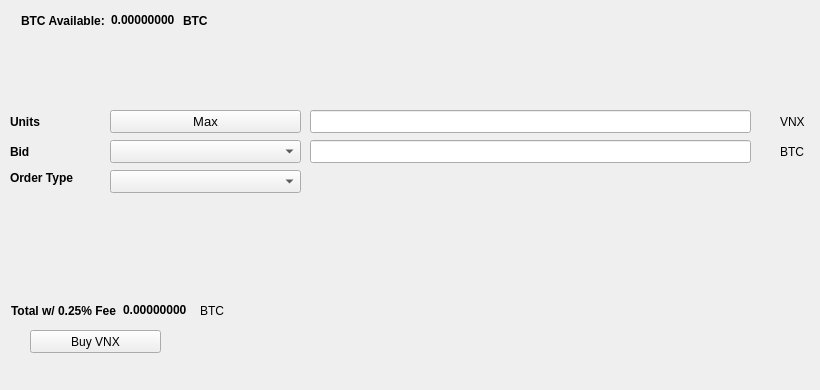
   <widget class="QWidget" name="BuyTab">
    <attribute name="title">
     <string>Buy</string>
    </attribute>
    <widget class="QPushButton" name="BuyVNX">
     <property name="geometry">
      <rect>
       <x>30</x>
       <y>330</y>
       <width>131</width>
       <height>23</height>
      </rect>
     </property>
     <property name="text">
      <string>Buy VNX</string>
     </property>
     <property name="icon">
      <iconset resource="../venox.qrc">
       <normaloff>:/icons/bitcoin</normaloff>:/icons/bitcoin</iconset>
     </property>
    </widget>
    <widget class="QLabel" name="label_3">
     <property name="geometry">
      <rect>
       <x>10</x>
       <y>110</y>
       <width>46</width>
       <height>23</height>
      </rect>
     </property>
     <property name="font">
      <font>
       <weight>75</weight>
       <bold>true</bold>
      </font>
     </property>
     <property name="text">
      <string>Units</string>
     </property>
    </widget>
    <widget class="QLineEdit" name="UnitsInput">
     <property name="geometry">
      <rect>
       <x>310</x>
       <y>110</y>
       <width>441</width>
       <height>23</height>
      </rect>
     </property>
     <property name="font">
      <font>
       <pointsize>9</pointsize>
       <weight>75</weight>
       <bold>true</bold>
      </font>
     </property>
    </widget>
    <widget class="QLineEdit" name="BuyBidPriceEdit">
     <property name="geometry">
      <rect>
       <x>310</x>
       <y>140</y>
       <width>441</width>
       <height>23</height>
      </rect>
     </property>
     <property name="font">
      <font>
       <pointsize>9</pointsize>
       <weight>75</weight>
       <bold>true</bold>
      </font>
     </property>
    </widget>
    <widget class="QLabel" name="label_4">
     <property name="geometry">
      <rect>
       <x>780</x>
       <y>110</y>
       <width>31</width>
       <height>23</height>
      </rect>
     </property>
     <property name="text">
      <string>VNX</string>
     </property>
    </widget>
    <widget class="QLabel" name="label_5">
     <property name="geometry">
      <rect>
       <x>780</x>
       <y>140</y>
       <width>31</width>
       <height>23</height>
      </rect>
     </property>
     <property name="text">
      <string>BTC</string>
     </property>
    </widget>
    <widget class="QLabel" name="label_6">
     <property name="geometry">
      <rect>
       <x>10</x>
       <y>140</y>
       <width>46</width>
       <height>23</height>
      </rect>
     </property>
     <property name="font">
      <font>
       <weight>75</weight>
       <bold>true</bold>
      </font>
     </property>
     <property name="text">
      <string>Bid</string>
     </property>
    </widget>
    <widget class="QLabel" name="label_7">
     <property name="geometry">
      <rect>
       <x>10</x>
       <y>170</y>
       <width>91</width>
       <height>16</height>
      </rect>
     </property>
     <property name="font">
      <font>
       <weight>75</weight>
       <bold>true</bold>
      </font>
     </property>
     <property name="text">
      <string>Order Type</string>
     </property>
    </widget>
    <widget class="QPushButton" name="Buy_Max_Amount">
     <property name="geometry">
      <rect>
       <x>110</x>
       <y>110</y>
       <width>191</width>
       <height>23</height>
      </rect>
     </property>
     <property name="font">
      <font>
       <pointsize>10</pointsize>
      </font>
     </property>
     <property name="text">
      <string>Max</string>
     </property>
    </widget>
    <widget class="QComboBox" name="BuyBidcomboBox">
     <property name="geometry">
      <rect>
       <x>110</x>
       <y>140</y>
       <width>191</width>
       <height>23</height>
      </rect>
     </property>
     <property name="font">
      <font>
       <pointsize>10</pointsize>
      </font>
     </property>
    </widget>
    <widget class="QComboBox" name="buyOrdertypeCombo">
     <property name="geometry">
      <rect>
       <x>110</x>
       <y>170</y>
       <width>191</width>
       <height>23</height>
      </rect>
     </property>
     <property name="font">
      <font>
       <pointsize>10</pointsize>
      </font>
     </property>
    </widget>
    <widget class="QWidget" name="layoutWidget1">
     <property name="geometry">
      <rect>
       <x>21</x>
       <y>11</y>
       <width>227</width>
       <height>19</height>
      </rect>
     </property>
     <layout class="QHBoxLayout" name="horizontalLayout_3">
      <item>
       <widget class="QLabel" name="label232">
        <property name="font">
         <font>
          <weight>75</weight>
          <bold>true</bold>
         </font>
        </property>
        <property name="text">
         <string>BTC Available:</string>
        </property>
       </widget>
      </item>
      <item>
       <widget class="QLabel" name="BtcAvailableLbl">
        <property name="palette">
         <palette>
          <active>
           <colorrole role="WindowText">
            <brush brushstyle="SolidPattern">
             <color alpha="255">
              <red>0</red>
              <green>0</green>
              <blue>0</blue>
             </color>
            </brush>
           </colorrole>
           <colorrole role="Button">
            <brush brushstyle="SolidPattern">
             <color alpha="255">
              <red>0</red>
              <green>170</green>
              <blue>0</blue>
             </color>
            </brush>
           </colorrole>
           <colorrole role="Light">
            <brush brushstyle="SolidPattern">
             <color alpha="255">
              <red>0</red>
              <green>255</green>
              <blue>0</blue>
             </color>
            </brush>
           </colorrole>
           <colorrole role="Midlight">
            <brush brushstyle="SolidPattern">
             <color alpha="255">
              <red>0</red>
              <green>212</green>
              <blue>0</blue>
             </color>
            </brush>
           </colorrole>
           <colorrole role="Dark">
            <brush brushstyle="SolidPattern">
             <color alpha="255">
              <red>0</red>
              <green>85</green>
              <blue>0</blue>
             </color>
            </brush>
           </colorrole>
           <colorrole role="Mid">
            <brush brushstyle="SolidPattern">
             <color alpha="255">
              <red>0</red>
              <green>113</green>
              <blue>0</blue>
             </color>
            </brush>
           </colorrole>
           <colorrole role="Text">
            <brush brushstyle="SolidPattern">
             <color alpha="255">
              <red>0</red>
              <green>170</green>
              <blue>0</blue>
             </color>
            </brush>
           </colorrole>
           <colorrole role="BrightText">
            <brush brushstyle="SolidPattern">
             <color alpha="255">
              <red>255</red>
              <green>255</green>
              <blue>255</blue>
             </color>
            </brush>
           </colorrole>
           <colorrole role="ButtonText">
            <brush brushstyle="SolidPattern">
             <color alpha="255">
              <red>0</red>
              <green>0</green>
              <blue>0</blue>
             </color>
            </brush>
           </colorrole>
           <colorrole role="Base">
            <brush brushstyle="SolidPattern">
             <color alpha="255">
              <red>255</red>
              <green>255</green>
              <blue>255</blue>
             </color>
            </brush>
           </colorrole>
           <colorrole role="Window">
            <brush brushstyle="SolidPattern">
             <color alpha="255">
              <red>0</red>
              <green>170</green>
              <blue>0</blue>
             </color>
            </brush>
           </colorrole>
           <colorrole role="Shadow">
            <brush brushstyle="SolidPattern">
             <color alpha="255">
              <red>0</red>
              <green>0</green>
              <blue>0</blue>
             </color>
            </brush>
           </colorrole>
           <colorrole role="AlternateBase">
            <brush brushstyle="SolidPattern">
             <color alpha="255">
              <red>127</red>
              <green>212</green>
              <blue>127</blue>
             </color>
            </brush>
           </colorrole>
           <colorrole role="ToolTipBase">
            <brush brushstyle="SolidPattern">
             <color alpha="255">
              <red>255</red>
              <green>255</green>
              <blue>220</blue>
             </color>
            </brush>
           </colorrole>
           <colorrole role="ToolTipText">
            <brush brushstyle="SolidPattern">
             <color alpha="255">
              <red>0</red>
              <green>0</green>
              <blue>0</blue>
             </color>
            </brush>
           </colorrole>
          </active>
          <inactive>
           <colorrole role="WindowText">
            <brush brushstyle="SolidPattern">
             <color alpha="255">
              <red>0</red>
              <green>0</green>
              <blue>0</blue>
             </color>
            </brush>
           </colorrole>
           <colorrole role="Button">
            <brush brushstyle="SolidPattern">
             <color alpha="255">
              <red>0</red>
              <green>170</green>
              <blue>0</blue>
             </color>
            </brush>
           </colorrole>
           <colorrole role="Light">
            <brush brushstyle="SolidPattern">
             <color alpha="255">
              <red>0</red>
              <green>255</green>
              <blue>0</blue>
             </color>
            </brush>
           </colorrole>
           <colorrole role="Midlight">
            <brush brushstyle="SolidPattern">
             <color alpha="255">
              <red>0</red>
              <green>212</green>
              <blue>0</blue>
             </color>
            </brush>
           </colorrole>
           <colorrole role="Dark">
            <brush brushstyle="SolidPattern">
             <color alpha="255">
              <red>0</red>
              <green>85</green>
              <blue>0</blue>
             </color>
            </brush>
           </colorrole>
           <colorrole role="Mid">
            <brush brushstyle="SolidPattern">
             <color alpha="255">
              <red>0</red>
              <green>113</green>
              <blue>0</blue>
             </color>
            </brush>
           </colorrole>
           <colorrole role="Text">
            <brush brushstyle="SolidPattern">
             <color alpha="255">
              <red>0</red>
              <green>170</green>
              <blue>0</blue>
             </color>
            </brush>
           </colorrole>
           <colorrole role="BrightText">
            <brush brushstyle="SolidPattern">
             <color alpha="255">
              <red>255</red>
              <green>255</green>
              <blue>255</blue>
             </color>
            </brush>
           </colorrole>
           <colorrole role="ButtonText">
            <brush brushstyle="SolidPattern">
             <color alpha="255">
              <red>0</red>
              <green>0</green>
              <blue>0</blue>
             </color>
            </brush>
           </colorrole>
           <colorrole role="Base">
            <brush brushstyle="SolidPattern">
             <color alpha="255">
              <red>255</red>
              <green>255</green>
              <blue>255</blue>
             </color>
            </brush>
           </colorrole>
           <colorrole role="Window">
            <brush brushstyle="SolidPattern">
             <color alpha="255">
              <red>0</red>
              <green>170</green>
              <blue>0</blue>
             </color>
            </brush>
           </colorrole>
           <colorrole role="Shadow">
            <brush brushstyle="SolidPattern">
             <color alpha="255">
              <red>0</red>
              <green>0</green>
              <blue>0</blue>
             </color>
            </brush>
           </colorrole>
           <colorrole role="AlternateBase">
            <brush brushstyle="SolidPattern">
             <color alpha="255">
              <red>127</red>
              <green>212</green>
              <blue>127</blue>
             </color>
            </brush>
           </colorrole>
           <colorrole role="ToolTipBase">
            <brush brushstyle="SolidPattern">
             <color alpha="255">
              <red>255</red>
              <green>255</green>
              <blue>220</blue>
             </color>
            </brush>
           </colorrole>
           <colorrole role="ToolTipText">
            <brush brushstyle="SolidPattern">
             <color alpha="255">
              <red>0</red>
              <green>0</green>
              <blue>0</blue>
             </color>
            </brush>
           </colorrole>
          </inactive>
          <disabled>
           <colorrole role="WindowText">
            <brush brushstyle="SolidPattern">
             <color alpha="255">
              <red>0</red>
              <green>85</green>
              <blue>0</blue>
             </color>
            </brush>
           </colorrole>
           <colorrole role="Button">
            <brush brushstyle="SolidPattern">
             <color alpha="255">
              <red>0</red>
              <green>170</green>
              <blue>0</blue>
             </color>
            </brush>
           </colorrole>
           <colorrole role="Light">
            <brush brushstyle="SolidPattern">
             <color alpha="255">
              <red>0</red>
              <green>255</green>
              <blue>0</blue>
             </color>
            </brush>
           </colorrole>
           <colorrole role="Midlight">
            <brush brushstyle="SolidPattern">
             <color alpha="255">
              <red>0</red>
              <green>212</green>
              <blue>0</blue>
             </color>
            </brush>
           </colorrole>
           <colorrole role="Dark">
            <brush brushstyle="SolidPattern">
             <color alpha="255">
              <red>0</red>
              <green>85</green>
              <blue>0</blue>
             </color>
            </brush>
           </colorrole>
           <colorrole role="Mid">
            <brush brushstyle="SolidPattern">
             <color alpha="255">
              <red>0</red>
              <green>113</green>
              <blue>0</blue>
             </color>
            </brush>
           </colorrole>
           <colorrole role="Text">
            <brush brushstyle="SolidPattern">
             <color alpha="255">
              <red>0</red>
              <green>85</green>
              <blue>0</blue>
             </color>
            </brush>
           </colorrole>
           <colorrole role="BrightText">
            <brush brushstyle="SolidPattern">
             <color alpha="255">
              <red>255</red>
              <green>255</green>
              <blue>255</blue>
             </color>
            </brush>
           </colorrole>
           <colorrole role="ButtonText">
            <brush brushstyle="SolidPattern">
             <color alpha="255">
              <red>0</red>
              <green>85</green>
              <blue>0</blue>
             </color>
            </brush>
           </colorrole>
           <colorrole role="Base">
            <brush brushstyle="SolidPattern">
             <color alpha="255">
              <red>0</red>
              <green>170</green>
              <blue>0</blue>
             </color>
            </brush>
           </colorrole>
           <colorrole role="Window">
            <brush brushstyle="SolidPattern">
             <color alpha="255">
              <red>0</red>
              <green>170</green>
              <blue>0</blue>
             </color>
            </brush>
           </colorrole>
           <colorrole role="Shadow">
            <brush brushstyle="SolidPattern">
             <color alpha="255">
              <red>0</red>
              <green>0</green>
              <blue>0</blue>
             </color>
            </brush>
           </colorrole>
           <colorrole role="AlternateBase">
            <brush brushstyle="SolidPattern">
             <color alpha="255">
              <red>0</red>
              <green>170</green>
              <blue>0</blue>
             </color>
            </brush>
           </colorrole>
           <colorrole role="ToolTipBase">
            <brush brushstyle="SolidPattern">
             <color alpha="255">
              <red>255</red>
              <green>255</green>
              <blue>220</blue>
             </color>
            </brush>
           </colorrole>
           <colorrole role="ToolTipText">
            <brush brushstyle="SolidPattern">
             <color alpha="255">
              <red>0</red>
              <green>0</green>
              <blue>0</blue>
             </color>
            </brush>
           </colorrole>
          </disabled>
         </palette>
        </property>
        <property name="font">
         <font>
          <weight>75</weight>
          <bold>true</bold>
         </font>
        </property>
        <property name="text">
         <string>0.00000000</string>
        </property>
        <property name="textInteractionFlags">
         <set>Qt::LinksAccessibleByMouse|Qt::TextSelectableByKeyboard|Qt::TextSelectableByMouse</set>
        </property>
       </widget>
      </item>
      <item>
       <widget class="QLabel" name="BtcAvailableLbl_2">
        <property name="font">
         <font>
          <weight>75</weight>
          <bold>true</bold>
         </font>
        </property>
        <property name="text">
         <string>BTC</string>
        </property>
       </widget>
      </item>
     </layout>
    </widget>
    <widget class="QWidget" name="layoutWidge2">
     <property name="geometry">
      <rect>
       <x>11</x>
       <y>301</y>
       <width>259</width>
       <height>19</height>
      </rect>
     </property>
     <layout class="QHBoxLayout" name="horizontalLayout_4">
      <item>
       <widget class="QLabel" name="label_9">
        <property name="font">
         <font>
          <weight>75</weight>
          <bold>true</bold>
         </font>
        </property>
        <property name="text">
         <string>Total w/ 0.25% Fee</string>
        </property>
       </widget>
      </item>
      <item>
       <widget class="QLabel" name="BuyCostLabel">
        <property name="palette">
         <palette>
          <active>
           <colorrole role="WindowText">
            <brush brushstyle="SolidPattern">
             <color alpha="255">
              <red>0</red>
              <green>0</green>
              <blue>0</blue>
             </color>
            </brush>
           </colorrole>
           <colorrole role="Button">
            <brush brushstyle="SolidPattern">
             <color alpha="255">
              <red>0</red>
              <green>170</green>
              <blue>0</blue>
             </color>
            </brush>
           </colorrole>
           <colorrole role="Light">
            <brush brushstyle="SolidPattern">
             <color alpha="255">
              <red>0</red>
              <green>255</green>
              <blue>0</blue>
             </color>
            </brush>
           </colorrole>
           <colorrole role="Midlight">
            <brush brushstyle="SolidPattern">
             <color alpha="255">
              <red>0</red>
              <green>212</green>
              <blue>0</blue>
             </color>
            </brush>
           </colorrole>
           <colorrole role="Dark">
            <brush brushstyle="SolidPattern">
             <color alpha="255">
              <red>0</red>
              <green>85</green>
              <blue>0</blue>
             </color>
            </brush>
           </colorrole>
           <colorrole role="Mid">
            <brush brushstyle="SolidPattern">
             <color alpha="255">
              <red>0</red>
              <green>113</green>
              <blue>0</blue>
             </color>
            </brush>
           </colorrole>
           <colorrole role="Text">
            <brush brushstyle="SolidPattern">
             <color alpha="255">
              <red>0</red>
              <green>170</green>
              <blue>0</blue>
             </color>
            </brush>
           </colorrole>
           <colorrole role="BrightText">
            <brush brushstyle="SolidPattern">
             <color alpha="255">
              <red>255</red>
              <green>255</green>
              <blue>255</blue>
             </color>
            </brush>
           </colorrole>
           <colorrole role="ButtonText">
            <brush brushstyle="SolidPattern">
             <color alpha="255">
              <red>0</red>
              <green>0</green>
              <blue>0</blue>
             </color>
            </brush>
           </colorrole>
           <colorrole role="Base">
            <brush brushstyle="SolidPattern">
             <color alpha="255">
              <red>255</red>
              <green>255</green>
              <blue>255</blue>
             </color>
            </brush>
           </colorrole>
           <colorrole role="Window">
            <brush brushstyle="SolidPattern">
             <color alpha="255">
              <red>0</red>
              <green>170</green>
              <blue>0</blue>
             </color>
            </brush>
           </colorrole>
           <colorrole role="Shadow">
            <brush brushstyle="SolidPattern">
             <color alpha="255">
              <red>0</red>
              <green>0</green>
              <blue>0</blue>
             </color>
            </brush>
           </colorrole>
           <colorrole role="AlternateBase">
            <brush brushstyle="SolidPattern">
             <color alpha="255">
              <red>127</red>
              <green>212</green>
              <blue>127</blue>
             </color>
            </brush>
           </colorrole>
           <colorrole role="ToolTipBase">
            <brush brushstyle="SolidPattern">
             <color alpha="255">
              <red>255</red>
              <green>255</green>
              <blue>220</blue>
             </color>
            </brush>
           </colorrole>
           <colorrole role="ToolTipText">
            <brush brushstyle="SolidPattern">
             <color alpha="255">
              <red>0</red>
              <green>0</green>
              <blue>0</blue>
             </color>
            </brush>
           </colorrole>
          </active>
          <inactive>
           <colorrole role="WindowText">
            <brush brushstyle="SolidPattern">
             <color alpha="255">
              <red>0</red>
              <green>0</green>
              <blue>0</blue>
             </color>
            </brush>
           </colorrole>
           <colorrole role="Button">
            <brush brushstyle="SolidPattern">
             <color alpha="255">
              <red>0</red>
              <green>170</green>
              <blue>0</blue>
             </color>
            </brush>
           </colorrole>
           <colorrole role="Light">
            <brush brushstyle="SolidPattern">
             <color alpha="255">
              <red>0</red>
              <green>255</green>
              <blue>0</blue>
             </color>
            </brush>
           </colorrole>
           <colorrole role="Midlight">
            <brush brushstyle="SolidPattern">
             <color alpha="255">
              <red>0</red>
              <green>212</green>
              <blue>0</blue>
             </color>
            </brush>
           </colorrole>
           <colorrole role="Dark">
            <brush brushstyle="SolidPattern">
             <color alpha="255">
              <red>0</red>
              <green>85</green>
              <blue>0</blue>
             </color>
            </brush>
           </colorrole>
           <colorrole role="Mid">
            <brush brushstyle="SolidPattern">
             <color alpha="255">
              <red>0</red>
              <green>113</green>
              <blue>0</blue>
             </color>
            </brush>
           </colorrole>
           <colorrole role="Text">
            <brush brushstyle="SolidPattern">
             <color alpha="255">
              <red>0</red>
              <green>170</green>
              <blue>0</blue>
             </color>
            </brush>
           </colorrole>
           <colorrole role="BrightText">
            <brush brushstyle="SolidPattern">
             <color alpha="255">
              <red>255</red>
              <green>255</green>
              <blue>255</blue>
             </color>
            </brush>
           </colorrole>
           <colorrole role="ButtonText">
            <brush brushstyle="SolidPattern">
             <color alpha="255">
              <red>0</red>
              <green>0</green>
              <blue>0</blue>
             </color>
            </brush>
           </colorrole>
           <colorrole role="Base">
            <brush brushstyle="SolidPattern">
             <color alpha="255">
              <red>255</red>
              <green>255</green>
              <blue>255</blue>
             </color>
            </brush>
           </colorrole>
           <colorrole role="Window">
            <brush brushstyle="SolidPattern">
             <color alpha="255">
              <red>0</red>
              <green>170</green>
              <blue>0</blue>
             </color>
            </brush>
           </colorrole>
           <colorrole role="Shadow">
            <brush brushstyle="SolidPattern">
             <color alpha="255">
              <red>0</red>
              <green>0</green>
              <blue>0</blue>
             </color>
            </brush>
           </colorrole>
           <colorrole role="AlternateBase">
            <brush brushstyle="SolidPattern">
             <color alpha="255">
              <red>127</red>
              <green>212</green>
              <blue>127</blue>
             </color>
            </brush>
           </colorrole>
           <colorrole role="ToolTipBase">
            <brush brushstyle="SolidPattern">
             <color alpha="255">
              <red>255</red>
              <green>255</green>
              <blue>220</blue>
             </color>
            </brush>
           </colorrole>
           <colorrole role="ToolTipText">
            <brush brushstyle="SolidPattern">
             <color alpha="255">
              <red>0</red>
              <green>0</green>
              <blue>0</blue>
             </color>
            </brush>
           </colorrole>
          </inactive>
          <disabled>
           <colorrole role="WindowText">
            <brush brushstyle="SolidPattern">
             <color alpha="255">
              <red>0</red>
              <green>85</green>
              <blue>0</blue>
             </color>
            </brush>
           </colorrole>
           <colorrole role="Button">
            <brush brushstyle="SolidPattern">
             <color alpha="255">
              <red>0</red>
              <green>170</green>
              <blue>0</blue>
             </color>
            </brush>
           </colorrole>
           <colorrole role="Light">
            <brush brushstyle="SolidPattern">
             <color alpha="255">
              <red>0</red>
              <green>255</green>
              <blue>0</blue>
             </color>
            </brush>
           </colorrole>
           <colorrole role="Midlight">
            <brush brushstyle="SolidPattern">
             <color alpha="255">
              <red>0</red>
              <green>212</green>
              <blue>0</blue>
             </color>
            </brush>
           </colorrole>
           <colorrole role="Dark">
            <brush brushstyle="SolidPattern">
             <color alpha="255">
              <red>0</red>
              <green>85</green>
              <blue>0</blue>
             </color>
            </brush>
           </colorrole>
           <colorrole role="Mid">
            <brush brushstyle="SolidPattern">
             <color alpha="255">
              <red>0</red>
              <green>113</green>
              <blue>0</blue>
             </color>
            </brush>
           </colorrole>
           <colorrole role="Text">
            <brush brushstyle="SolidPattern">
             <color alpha="255">
              <red>0</red>
              <green>85</green>
              <blue>0</blue>
             </color>
            </brush>
           </colorrole>
           <colorrole role="BrightText">
            <brush brushstyle="SolidPattern">
             <color alpha="255">
              <red>255</red>
              <green>255</green>
              <blue>255</blue>
             </color>
            </brush>
           </colorrole>
           <colorrole role="ButtonText">
            <brush brushstyle="SolidPattern">
             <color alpha="255">
              <red>0</red>
              <green>85</green>
              <blue>0</blue>
             </color>
            </brush>
           </colorrole>
           <colorrole role="Base">
            <brush brushstyle="SolidPattern">
             <color alpha="255">
              <red>0</red>
              <green>170</green>
              <blue>0</blue>
             </color>
            </brush>
           </colorrole>
           <colorrole role="Window">
            <brush brushstyle="SolidPattern">
             <color alpha="255">
              <red>0</red>
              <green>170</green>
              <blue>0</blue>
             </color>
            </brush>
           </colorrole>
           <colorrole role="Shadow">
            <brush brushstyle="SolidPattern">
             <color alpha="255">
              <red>0</red>
              <green>0</green>
              <blue>0</blue>
             </color>
            </brush>
           </colorrole>
           <colorrole role="AlternateBase">
            <brush brushstyle="SolidPattern">
             <color alpha="255">
              <red>0</red>
              <green>170</green>
              <blue>0</blue>
             </color>
            </brush>
           </colorrole>
           <colorrole role="ToolTipBase">
            <brush brushstyle="SolidPattern">
             <color alpha="255">
              <red>255</red>
              <green>255</green>
              <blue>220</blue>
             </color>
            </brush>
           </colorrole>
           <colorrole role="ToolTipText">
            <brush brushstyle="SolidPattern">
             <color alpha="255">
              <red>0</red>
              <green>0</green>
              <blue>0</blue>
             </color>
            </brush>
           </colorrole>
          </disabled>
         </palette>
        </property>
        <property name="font">
         <font>
          <weight>75</weight>
          <bold>true</bold>
         </font>
        </property>
        <property name="autoFillBackground">
         <bool>false</bool>
        </property>
        <property name="text">
         <string>0.00000000</string>
        </property>
        <property name="textInteractionFlags">
         <set>Qt::LinksAccessibleByMouse|Qt::TextSelectableByMouse</set>
        </property>
       </widget>
      </item>
      <item>
       <widget class="QLabel" name="label_10">
        <property name="font">
         <font>
          <weight>50</weight>
          <bold>false</bold>
         </font>
        </property>
        <property name="text">
         <string>BTC</string>
        </property>
       </widget>
      </item>
     </layout>
    </widget>
    <widget class="QLabel" name="label_24">
     <property name="geometry">
      <rect>
       <x>460</x>
       <y>300</y>
       <width>281</width>
       <height>81</height>
      </rect>
     </property>
     <property name="text">
      <string/>
     </property>
     <property name="pixmap">
      <pixmap>:/images/bittrex</pixmap>
     </property>
    </widget>
   </widget>
